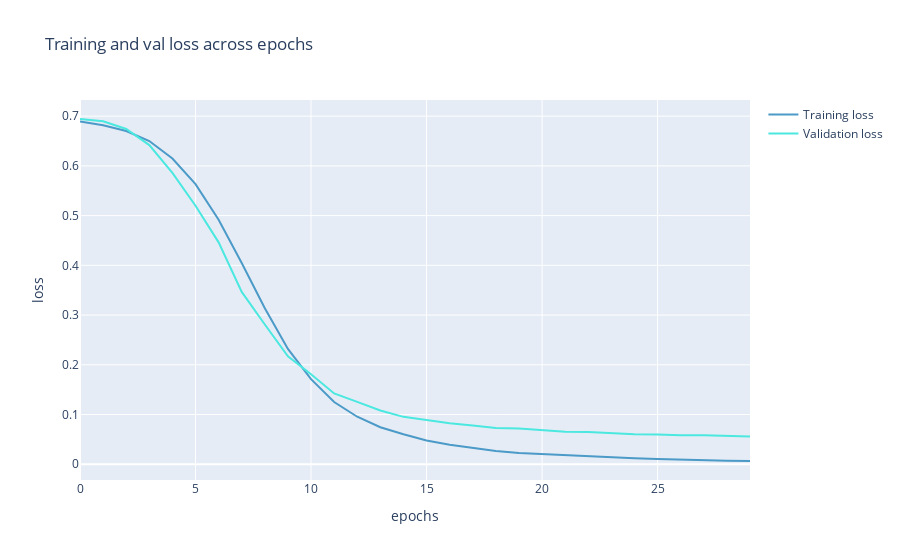

Notebook source saved alongside this figure:
### Code cell
show_evolution(history, "loss")

### Figure 1 — Plotly figure (JSON) as saved in the notebook; plotly's stock layout.template omitted (floating-point values rounded to 4 significant figures)
{"data": [{"marker": {"color": "#4B9AC7"}, "mode": "lines", "name": "Training loss", "type": "scatter", "y": [0.6891, 0.6817, 0.67, 0.6499, 0.6147, 0.5633, 0.4916, 0.4047, 0.3137, 0.232, 0.1711, 0.1252, 0.09558, 0.07437, 0.06038, 0.04779, 0.03916, 0.0335, 0.02663, 0.02266, 0.0205, 0.01706, 0.01601, 0.01407, 0.01206, 0.01034, 0.009023, 0.008237, 0.007169, 0.006564]}, {"marker": {"color": "#4BE8E0"}, "mode": "lines", "name": "Validation loss", "type": "scatter", "y": [0.6943, 0.6898, 0.6743, 0.6419, 0.5859, 0.5199, 0.4462, 0.3466, 0.2811, 0.2171, 0.1808, 0.1423, 0.1255, 0.1082, 0.09532, 0.08814, 0.08244, 0.07812, 0.07309, 0.07185, 0.06855, 0.06514, 0.06503, 0.06276, 0.0604, 0.0597, 0.05825, 0.05833, 0.05739, 0.05588]}], "layout": {"title": {"text": "Training and val loss across epochs"}, "xaxis": {"title": {"text": "epochs"}}, "yaxis": {"title": {"text": "loss"}}}}
